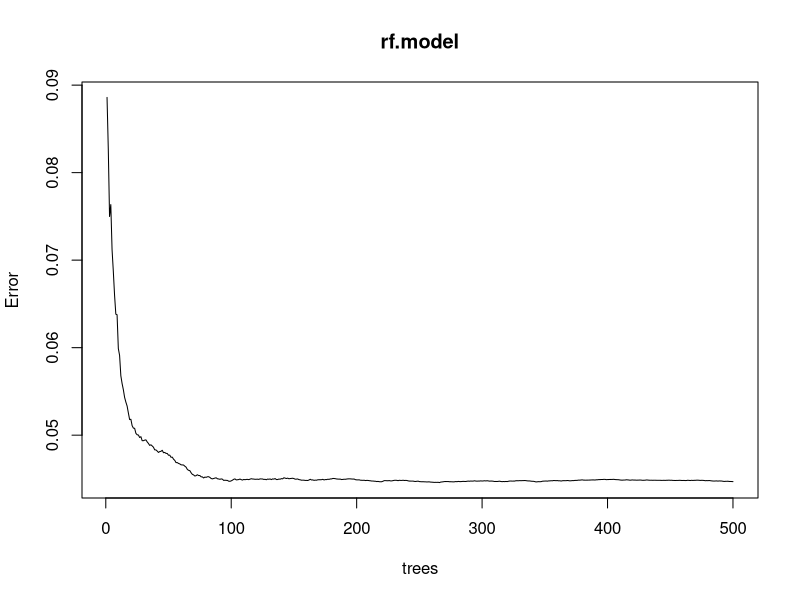
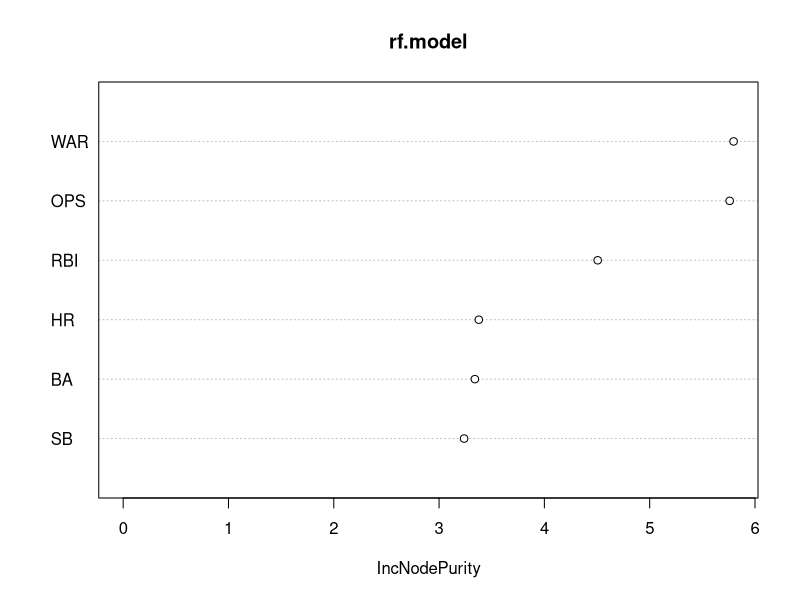

These charts were generated, in order, by the following R code:
## ---- chunk 1
library(dplyr)
library(randomForest)
library(caret)
## ---- chunk 2
MVPAL <- read.csv("MVPALContenders.csv", header = TRUE)
MVPNL <- read.csv("MVPNLContenders.csv", header = TRUE)
MVPMLB <- read.csv("MVPMLBWinners.csv", header = TRUE)
Batting2023 <- read.csv("BattingData2.csv", header = TRUE)
## ---- chunk 3
MVPAL$Winners <- ifelse(MVPAL$Rank==1,1,0)
MVPNL$Winners <- ifelse(MVPNL$Rank==1,1,0)
MVPMLB$Winners <- ifelse(MVPMLB$Rank==1,1,0)
## ---- chunk 4
MVPAL$Share <- as.numeric(sub("%", "", MVPAL$Share,fixed=TRUE))/100
MVPNL$Share <- as.numeric(sub("%", "", MVPNL$Share,fixed=TRUE))/100
MVPMLB$Share <- as.numeric(sub("%", "", MVPMLB$Share,fixed=TRUE))/100
## ---- chunk 5
Batting2023$BA <- (Batting2023$H/Batting2023$AB)
## ---- chunk 6
MVPAL <- subset(MVPAL, AB>150)
MVPNL <- subset(MVPNL, AB>150)
MVPMLB <- subset(MVPMLB, AB>150)
## ---- chunk 7
MVPALNL <- dplyr::bind_rows(MVPAL,MVPNL)
## ---- chunk 8
MVPMLB <- MVPMLB[order(MVPMLB$Year), ]
## ---- chunk 9
MVPALContendersTest <- MVPAL[c(1:21,34)]

MVPNLContendersTest <- MVPNL[c(1:21,34)]

MVPALNLContendersTest <- MVPALNL[c(1:21,34)]

## ---- chunk 10
randomYear <- sample(1956:2022,1)
## ---- chunk 11
train.data <- subset(MVPALContendersTest, Year!=randomYear)
test.data <- subset(MVPALContendersTest, Year==randomYear)
## ---- chunk 12
MVP.lm.fit <- lm(Share ~WAR+HR+RBI+SB+BA+OPS, data=train.data)
## ---- chunk 13
summary(MVP.lm.fit)
## ---- chunk 14
predict(MVP.lm.fit,newdata=test.data)
## ---- chunk 15
set.seed(5231)


rf.model <- randomForest(Share ~WAR+HR+RBI+SB+BA+OPS,data=train.data )
## ---- chunk 16
rf.model
## ---- chunk 17
which.min(rf.model$mse)
## ---- chunk 18
sqrt(rf.model$mse[which.min(rf.model$mse)])
## ---- chunk 19
plot(rf.model)
## ---- chunk 20
varImpPlot(rf.model)
## ---- chunk 21
predict(rf.model,newdata=test.data)
## ---- chunk 22
MVPALContendersTest$predicted <- predict(rf.model,newdata=MVPALContendersTest)
## ---- chunk 23
MVPALContendersTest.mod <- MVPALContendersTest %>%
  slice_max(predicted,by=c(Year))
## ---- chunk 24

## ---- chunk 25

## ---- chunk 26

## ---- chunk 27

## ---- chunk 28

## ---- chunk 29

## ---- chunk 30

## ---- chunk 31

## ---- chunk 32

## ---- chunk 33

## ---- chunk 34

## ---- chunk 35

